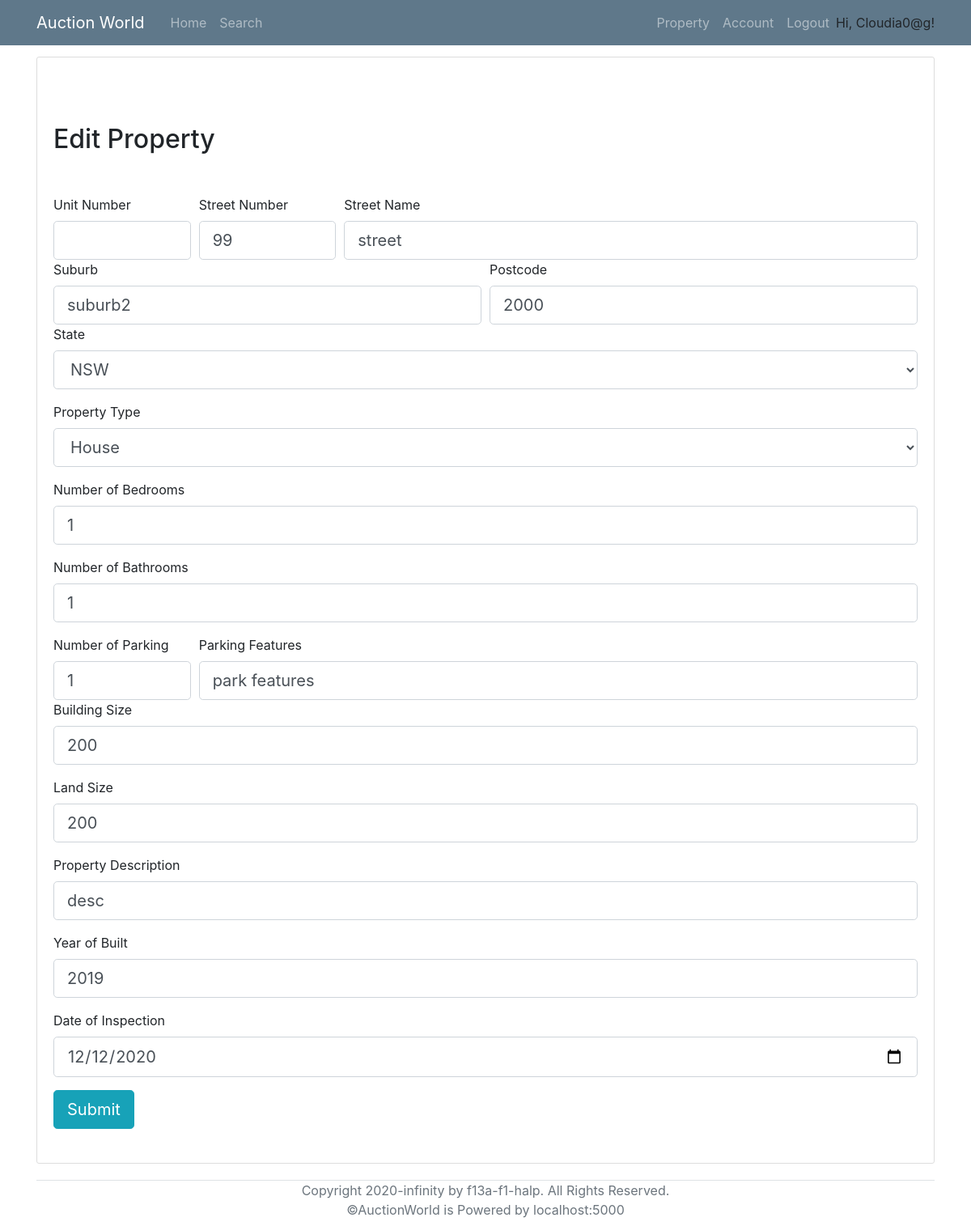
Page /editProperty/2 (signed in) on the earlier database version.
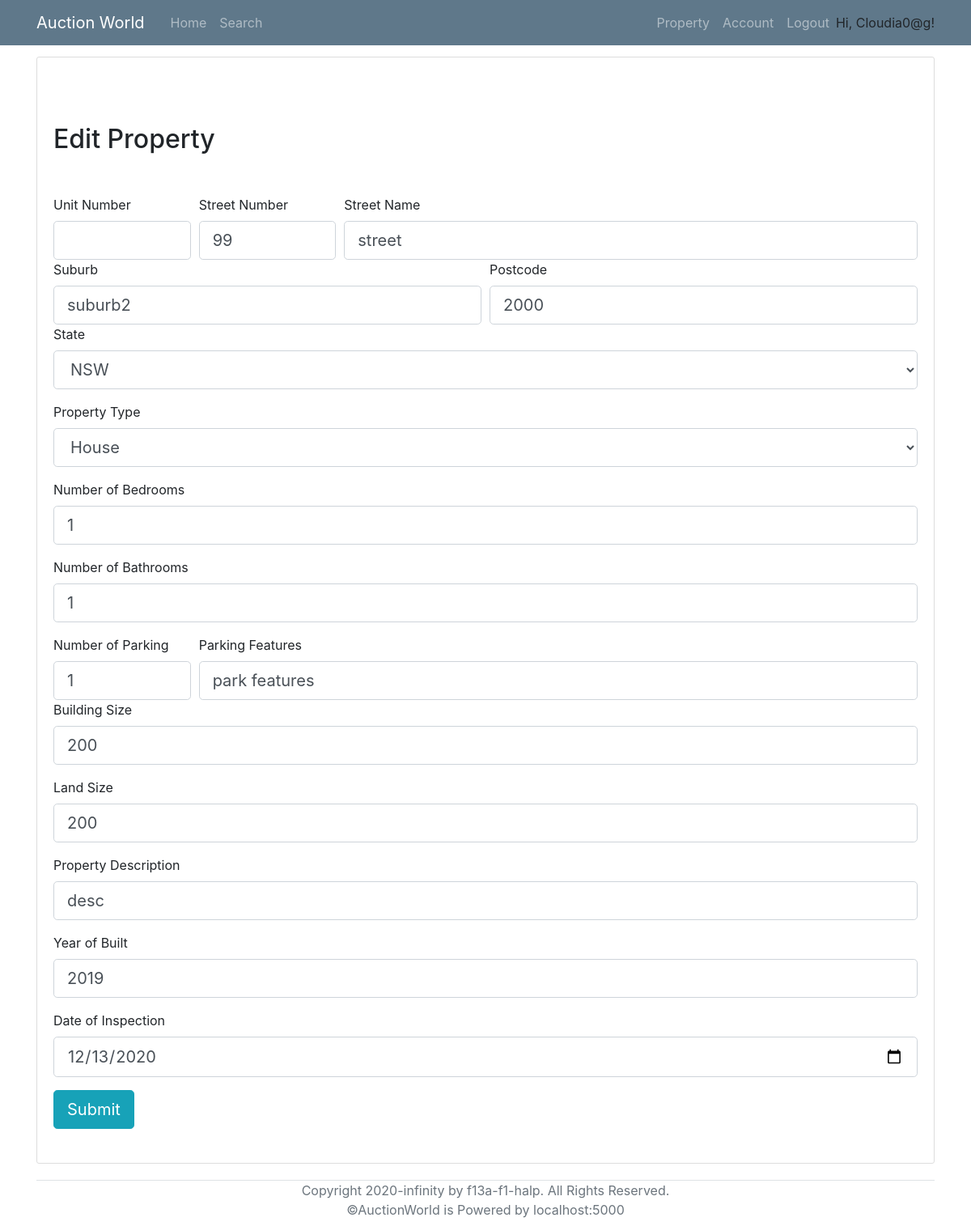
Same page on the later database version.
### models.py (models this page shows, shortened)
class Property(db.Model):
    __tablename__ = 'Property'
    id = db.Column(db.Integer, primary_key = True)
    property_type = db.Column(db.String)
    add_unit = db.Column(db.String(100))
    add_num = db.Column(db.String(100))
    add_name = db.Column(db.String(100))
    add_suburb = db.Column(db.String(100))
    add_state = db.Column(db.String(3))
    add_pc = db.Column(db.String(4))
    num_bedrooms = db.Column(db.Integer)
    num_parking = db.Column(db.Integer)
    num_bathrooms = db.Column(db.Integer)
    parking_features = db.Column(db.String)
    building_size = db.Column(db.Integer)
    land_size = db.Column(db.Integer)
    inspection_date = db.Column(db.DateTime)
    description = db.Column(db.String(2000))
    year_built = db.Column(db.Integer)
    status = db.Column(db.String)
    seller = db.Column(db.Integer, db.ForeignKey('User.id'))
    auctionId = db.relationship('AuctionDetails', backref='Property', uselist=False)
    photo_collection = db.relationship('Photos', backref='Property', lazy='dynamic')
    registeredBidders = db.relationship('User',secondary=lambda: RegisteredAssociation.__table__, backref="RegisteredProperties")
    def __repr__(self):
        return '<Property ID at %r>' % self.id

### routes.py (the view)
@app.route('/editProperty/<p_id>', methods=['POST','GET'])
@login_required
def edit_property(p_id):
    p = Property.query.filter_by(seller=current_user.id, id=p_id).all()
    print(p)
    form = PropertyForm()
    if form.validate_on_submit():
        if check_edited_updates(form):
            p_type = form.property_type.data
            p_add_unit = form.add_unit.data
            p_add_num = form.add_num.data
            p_add_name = form.add_name.data
            p_add_suburb = form.add_suburb.data
            p_add_state = form.add_state.data
            p_add_pc = form.add_pc.data
            p_n_beds = form.num_bedrooms.data
            p_n_baths = form.num_bathrooms.data
            p_n_park = form.num_parking.data
            p_p_features = form.parking_features.data
            p_b_size = form.building_size.data
            p_l_size = form.land_size.data
            p_desc = form.description.data
            p_year = form.year_built.data
            p_i_date = form.inspection_date.data
            if p_type:
                p[0].property_type = p_type
            if p_add_unit or p_add_num or p_add_name or p_add_suburb or p_add_state or p_add_pc:
                p[0].add_unit = p_add_unit
                p[0].add_num = p_add_num
                p[0].add_name = p_add_name
                p[0].add_suburb = p_add_suburb
                p[0].add_state = p_add_state
                p[0].add_pc = p_add_pc
            if p_n_beds:
                p[0].num_bedrooms = p_n_beds
            if p_n_baths:
                p[0].num_bathrooms = p_n_baths
            if p_n_park:
                p[0].num_parking = p_n_park
            if p_p_features:
                p[0].parking_features = p_p_features
            if p_b_size:
                p[0].building_size = p_b_size
            if p_l_size:
                p[0].land_size = p_l_size
            if p_desc:
                p[0].description = p_desc
            if p_year:
                p[0].year_built = p_year
            if p_i_date:
                p[0].inspection_date = p_i_date
            db.session.commit()
            return redirect(url_for('property_list'))
        else:
            flash(f'One or more fields have been entered incorrectly. Please try again.','danger')
            return render_template('editProperty.html', title = 'editProperty', form = form, property = p)
    elif request.method == 'GET':
            form.property_type.data = p[0].property_type
            form.add_unit.data = p[0].add_unit
            form.add_num.data = p[0].add_num
            form.add_name.data = p[0].add_name
            form.add_suburb.data = p[0].add_suburb
            form.add_state.data = p[0].add_state
            form.add_pc.data = p[0].add_pc
            form.num_bedrooms.data = p[0].num_bedrooms
            form.num_bathrooms.data = p[0].num_bathrooms
            form.num_parking.data = p[0].num_parking
            form.parking_features.data = p[0].parking_features
            form.building_size.data = p[0].building_size
            form.land_size.data = p[0].land_size
            form.description.data = p[0].description
            form.year_built.data = p[0].year_built
            form.inspection_date.data = p[0].inspection_date
    return render_template('editProperty.html', title = 'editProperty', form = form, property = p)

### models.py (called while the page is built)
@login_manager.user_loader
def load_user(id):
    return User.query.get(id)

### templates/editProperty.html (shortened to what the changed rows need)
{% extends "base.html" %}
{% block content %}
<div class="content-section">
    <br><br><br>
    <h2 class="title">Edit Property</h2>
    {% if not property %}
        <h1>Error: Invalid Property ID</h1>
    {% else %}
        {% for p in property %}
        <form action="" method="POST" action="/addProperty" style="margin-top: 50px;" novalidate>
            <fieldset class="form-group">
                <div class="form-row">
                    <div class="col-2">
                        {{ form.add_unit.label }}<br>
                        {% if form.add_unit.errors %}
                            {{ form.add_unit(class="form-control form-control-lg is-invalid") }}
                            <div class="invalid-feedback">
                                {% for error in form.add_unit.errors %}
                                    <span>{{ error }}</span>
                                {% endfor %}
                            </div>
                        {% else %}
                            {{ form.add_unit(class="form-control form-control-lg") }}
                        {% endif %}
                    </div>
                    <div class="col-2">
                        {{ form.add_num.label }}<br>
                        {% if form.add_num.errors %}
                            {{ form.add_num(class="form-control form-control-lg is-invalid") }}
                            <div class="invalid-feedback">
                                {% for error in form.add_num.errors %}
                                    <span>{{ error }}</span>
                                {% endfor %}
                            </div>
                        {% else %}
                            {{ form.add_num(class="form-control form-control-lg") }}
                        {% endif %}
                    </div>
                    <div class="col">
                        {{ form.add_name.label }}<br>
                        {% if form.add_name.errors %}
                            {{ form.add_name(class="form-control form-control-lg is-invalid") }}
                            <div class="invalid-feedback">
                                {% for error in form.add_name.errors %}
                                    <span>{{ error }}</span>
                                {% endfor %}
                            </div>
                        {% else %}
                            {{ form.add_name(class="form-control form-control-lg") }}
                        {% endif %}
                    </div>
                </div>
                <div class="form-row">
                    <div class="col">
                        {{ form.add_suburb.label }}<br>
                        {% if form.add_suburb.errors %}
                            {{ form.add_suburb(class="form-control form-control-lg is-invalid") }}
                            <div class="invalid-feedback">
                                {% for error in form.add_suburb.errors %}
                                    <span>{{ error }}</span>
                                {% endfor %}
                            </div>
                        {% else %}
                            {{ form.add_suburb(class="form-control form-control-lg") }}
                        {% endif %}
                    </div>
                    <div class="col">
                        {{ form.add_pc.label }}<br>
                        {% if form.add_pc.errors %}
                            {{ form.add_pc(class="form-control form-control-lg is-invalid") }}
                            <div class="invalid-feedback">
                                {% for error in form.add_pc.errors %}
                                    <span>{{ error }}</span>
                                {% endfor %}
                            </div>
                        {% else %}
                            {{ form.add_pc(class="form-control form-control-lg") }}
                        {% endif %}
                    </div>
                </div>
                <div class="form-group">
                    {{ form.add_state.label }}<br>
                    {% if form.add_state.errors %}
                        {{ form.add_state(class="form-control form-control-lg is-invalid") }}
                        <div class="invalid-feedback">
                            {% for error in form.add_state.errors %}
                                <span>{{ error }}</span>
                            {% endfor %}
                        </div>
                    {% else %}
                        {{ form.add_state(class="form-control form-control-lg") }}
                    {% endif %}
                </div>
                <div class="form-group">
                    {{ form.property_type.label }}<br>
                    {% if form.property_type.errors %}
                        {{ form.property_type(class="form-control form-control-lg is-invalid") }}
                        <div class="invalid-feedback">
                            {% for error in form.property_type.errors %}
                                <span>{{ error }}</span>
                            {% endfor %}
                        </div>
                    {% else %}
                        {{ form.property_type(class="form-control form-control-lg") }}
                    {% endif %}
                </div>
                <div class="form-group">
                    {{ form.num_bedrooms.label }}<br>
                    {% if form.num_bedrooms.errors %}
                        {{ form.num_bedrooms(class="form-control form-control-lg is-invalid") }}
                        <div class="invalid-feedback">
                            {% for error in form.num_bedrooms.errors %}
                                <span>{{ error }}</span>
                            {% endfor %}
                        </div>
                    {% else %}
                        {{ form.num_bedrooms(class="form-control form-control-lg") }}
                    {% endif %}
                </div>
                <div class="form-group">
                    {{ form.num_bathrooms.label }}<br>
                    {% if form.num_bathrooms.errors %}
                        {{ form.num_bathrooms(class="form-control form-control-lg is-invalid") }}
                        <div class="invalid-feedback">
                            {% for error in form.num_bathrooms.errors %}
                                <span>{{ error }}</span>
                            {% endfor %}
                        </div>
                    {% else %}
                        {{ form.num_bathrooms(class="form-control form-control-lg") }}
                    {% endif %}
                </div>
                <div class="form-row">
                    <div class="col-2">
                        {{ form.num_parking.label }}<br>
                        {% if form.num_parking.errors %}
                            {{ form.num_parking(class="form-control form-control-lg is-invalid") }}
                            <div class="invalid-feedback">
                                {% for error in form.num_parking.errors %}
                                    <span>{{ error }}</span>
                                {% endfor %}
                            </div>
                        {% else %}
                            {{ form.num_parking(class="form-control form-control-lg") }}
                        {% endif %}
                    </div>
                    <div class="col">
                        {{ form.parking_features.label }}<br>
                        {% if form.parking_features.errors %}
                            {{ form.parking_features(class="form-control form-control-lg is-invalid") }}
                            <div class="invalid-feedback">
                                {% for error in form.parking_features.errors %}
                                    <span>{{ error }}</span>
                                {% endfor %}
                            </div>
                        {% else %}
                            {{ form.parking_features(class="form-control form-control-lg") }}
                        {% endif %}
                    </div>
                </div>
                <div class="form-group">
                    {{ form.building_size.label }}<br>
                    {% if form.building_size.errors %}
                        {{ form.building_size(class="form-control form-control-lg is-invalid") }}
                        <div class="invalid-feedback">
                            {% for error in form.building_size.errors %}
                                <span>{{ error }}</span>
                            {% endfor %}
                        </div>
                    {% else %}
                        {{ form.building_size(class="form-control form-control-lg") }}
                    {% endif %}
                </div>
                <div class="form-group">
                    {{ form.land_size.label }}<br>
                    {% if form.land_size.errors %}
                        {{ form.land_size(class="form-control form-control-lg is-invalid") }}
                        <div class="invalid-feedback">
                            {% for error in form.land_size.errors %}
                                <span>{{ error }}</span>
                            {% endfor %}
                        </div>
                    {% else %}
                        {{ form.land_size(class="form-control form-control-lg") }}
                    {% endif %}
                </div>
                <div class="form-group">
                    {{ form.description.label }}<br>
                    {% if form.description.errors %}
                        {{ form.description(class="form-control form-control-lg is-invalid") }}
                        <div class="invalid-feedback">
                            {% for error in form.description.errors %}
                                <span>{{ error }}</span>
                            {% endfor %}
                        </div>
                    {% else %}
                        {{ form.description(class="form-control form-control-lg") }}
                    {% endif %}
                </div>
                <div class="form-group">
                    {{ form.year_built.label }}<br>
                    {% if form.year_built.errors %}
                        {{ form.year_built(class="form-control form-control-lg is-invalid") }}
                        <div class="invalid-feedback">
                            {% for error in form.year_built.errors %}
                                <span>{{ error }}</span>
                            {% endfor %}
                        </div>
                    {% else %}
                        {{ form.year_built(class="form-control form-control-lg") }}
                    {% endif %}
                </div>
                <div class="form-group">
                    {{ form.inspection_date.label }}<br>
                    {% if form.inspection_date.errors %}
                        {{ form.inspection_date(class="form-control form-control-lg is-invalid") }}
                        <div class="invalid-feedback">
                            {% for error in form.inspection_date.errors %}
                                <span>{{ error }}</span>
                            {% endfor %}
                        </div>
                    {% else %}
                        {{ form.inspection_date(class="form-control form-control-lg") }}
                    {% endif %}
                </div>
                <div class="form-group">{{ form.submit(class="btn btn-info btn-lg") }}</div>
            </fieldset>
        </form>
        {% endfor %}
    {% endif %}
</div>
{% endblock %}

Differences in the rows shown:
changed Property "street": inspection_date "12/12/2020" → "12/13/2020"
